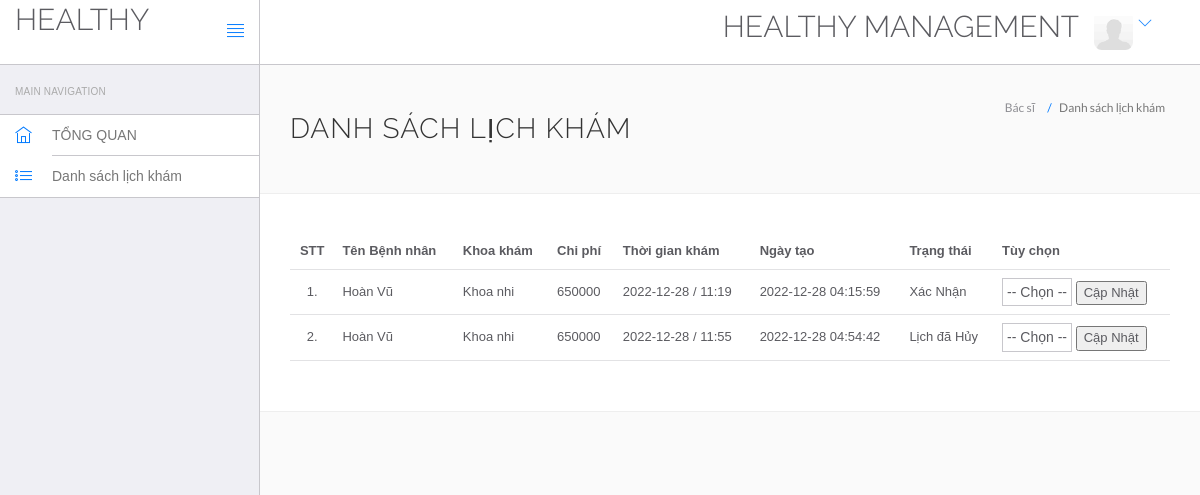
Screenshot of /hospital/hms/doctor/appointment-history.php (signed in) with the database file from the repository.
### tables this page shows
CREATE TABLE `appointment` (
  `id` int(11) NOT NULL,
  `doctorSpecialization` varchar(255) NOT NULL,
  `doctorId` int(11) NOT NULL,
  `userId` int(11) NOT NULL,
  `consultancyFees` int(11) NOT NULL,
  `appointmentDate` varchar(255) NOT NULL,
  `appointmentTime` varchar(255) NOT NULL,
  `postingDate` timestamp NOT NULL DEFAULT current_timestamp(),
  `userStatus` int(11) NOT NULL,
  `doctorStatus` int(11) NOT NULL,
  `updationDate` varchar(255) NOT NULL
);

CREATE TABLE `users` (
  `id` int(11) NOT NULL,
  `fullName` varchar(255) NOT NULL,
  `address` longtext NOT NULL,
  `city` varchar(255) NOT NULL,
  `gender` varchar(255) NOT NULL,
  `email` varchar(255) NOT NULL,
  `password` varchar(255) NOT NULL,
  `regDate` timestamp NOT NULL DEFAULT current_timestamp(),
  `updationDate` varchar(255) NOT NULL
);

### hospital/hms/doctor/appointment-history.php (the view, shortened to what this page needs)
<!DOCTYPE html>
<html lang="en">
<head>
    <link rel="stylesheet" href="vendor/bootstrap/css/bootstrap.min.css">
    <link rel="stylesheet" href="vendor/fontawesome/css/font-awesome.min.css">
    <link rel="stylesheet" href="vendor/themify-icons/themify-icons.min.css">
    <link href="vendor/animate.css/animate.min.css" rel="stylesheet" media="screen">
    <link href="vendor/perfect-scrollbar/perfect-scrollbar.min.css" rel="stylesheet" media="screen">
    <link href="vendor/switchery/switchery.min.css" rel="stylesheet" media="screen">
    <link href="vendor/bootstrap-touchspin/jquery.bootstrap-touchspin.min.css" rel="stylesheet" media="screen">
    <link href="vendor/select2/select2.min.css" rel="stylesheet" media="screen">
    <link href="vendor/bootstrap-datepicker/bootstrap-datepicker3.standalone.min.css" rel="stylesheet" media="screen">
    <link href="vendor/bootstrap-timepicker/bootstrap-timepicker.min.css" rel="stylesheet" media="screen">
    <link rel="stylesheet" href="assets/css/styles.css">
    <link rel="stylesheet" href="assets/css/plugins.css">
    <link rel="stylesheet" href="assets/css/themes/theme-1.css" id="skin_color" />
</head>
<body>
    <div id="app">
        <?php include('include/sidebar.php');?>
        <div class="app-content">
            <?php include('include/header.php');?>
            <div class="main-content">
                <div class="wrap-content container" id="container">
                    <section id="page-title">
                        <div class="row">
                            <div class="col-sm-8">
                                <h1 class="mainTitle">Danh sách lịch khám</h1>
                            </div>
                            <ol class="breadcrumb">
                                <li>
                                    <span>Bác sĩ </span>
                                </li>
                                <li class="active">
                                    <span>Danh sách lịch khám</span>
                                </li>
                            </ol>
                        </div>
                    </section>
                    <div class="container-fluid container-fullw bg-white">
                        <div class="row">
                            <div class="col-md-12">
                                <table class="table table-hover" id="sample-table-1">
                                    <thead>
                                        <tr>
                                            <th class="center">STT</th>
                                            <th class="hidden-xs">Tên Bệnh nhân</th>
                                            <th>Khoa khám</th>
                                            <th>Chi phí</th>
                                            <th>Thời gian khám</th>
                                            <th>Ngày tạo</th>
                                            <th>Trạng thái</th>
                                            <th>Tùy chọn</th>
                                        </tr>
                                    </thead>
                                    <tbody>
                                        <?php
$sql=mysql_query("select users.fullName as fname,appointment.*  from appointment join users on users.id=appointment.userId where appointment.doctorId='".$_SESSION['id']."'");
$cnt=1;
while($row=mysql_fetch_array($sql))
{
?>
                                        <tr>
                                            <td class="center"><?php echo $cnt;?>.</td>
                                            <td class="hidden-xs"><?php echo $row['fname'];?></td>
                                            <td><?php echo $row['doctorSpecialization'];?></td>
                                            <td><?php echo $row['consultancyFees'];?></td>
                                            <td><?php echo $row['appointmentDate'];?> / <?php echo
												 $row['appointmentTime'];?>
                                            </td>
                                            <td><?php echo $row['postingDate'];?></td>
                                            <td>
                                                <?php if(($row['doctorStatus']==0))
														{
															echo "Lịch đã Hủy";
														}
                                                        if(($row['doctorStatus']==3))
														{
															echo "Xác Nhận";
														}
												?>
                                            </td>
                                            <td>
                                                <div class="visible-md visible-lg hidden-sm hidden-xs">
                                                    <form action="update.php?id=<?php echo $row['id']?>" method="post">
                                                        <select name="option" id="">
                                                            <option>-- Chọn --</option>
                                                        </select>
                                                        <button type="submit" name="update">Cập Nhật</button>
                                                    </form>
                                                </div>
                                            </td>
                                        </tr>
                                        <?php
$cnt=$cnt+1;
											 }?>
                                    </tbody>
                                </table>
                            </div>
                        </div>
                    </div>
                </div>
            </div>
        </div>
    </div>
</body>
</html>

### hospital/hms/doctor/assets/css/themes/theme-1.css (style rules this page uses)
body { background: #FAFAFA; }

### rows the page displays
appointment: userId.fullName "Hoàn Vũ", doctorSpecialization "Khoa nhi", consultancyFees "650000", appointmentDate "2022-12-28", appointmentTime "11:19", postingDate "2022-12-28 04:15:59", doctorStatus "Xác Nhận"
appointment: userId.fullName "Hoàn Vũ", doctorSpecialization "Khoa nhi", consultancyFees "650000", appointmentDate "2022-12-28", appointmentTime "11:55", postingDate "2022-12-28 04:54:42", doctorStatus "Lịch đã Hủy"
